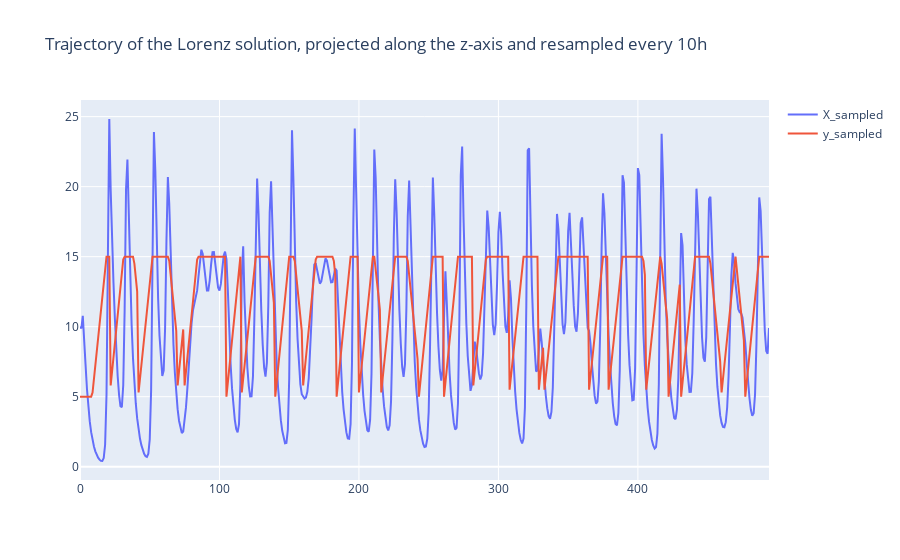

The cell this chart's notebook holds for it:
### Code cell
fig = px.line(title='Trajectory of the Lorenz solution, projected along the z-axis and resampled every 10h')
fig.add_scatter(y=X_sampled.flatten(), name='X_sampled')
fig.add_scatter(y=y_sampled, name='y_sampled')
fig.show()

### Figure 1 — Plotly figure (JSON) as saved in the notebook; plotly's stock layout.template omitted (floating-point values rounded to 4 significant figures; data arrays with more than 128 entries replaced by an {"elided": "..."} marker saying what was removed)
{"data": [{"name": "X_sampled", "type": "scatter", "y": {"elided": "495 float values"}}, {"name": "y_sampled", "type": "scatter", "y": {"elided": "495 float values"}}], "layout": {"legend": {"tracegroupgap": 0}, "title": {"text": "Trajectory of the Lorenz solution, projected along the z-axis and resampled every 10h"}, "xaxis": {"anchor": "y", "domain": [0, 1]}, "yaxis": {"anchor": "x", "domain": [0, 1]}}}
